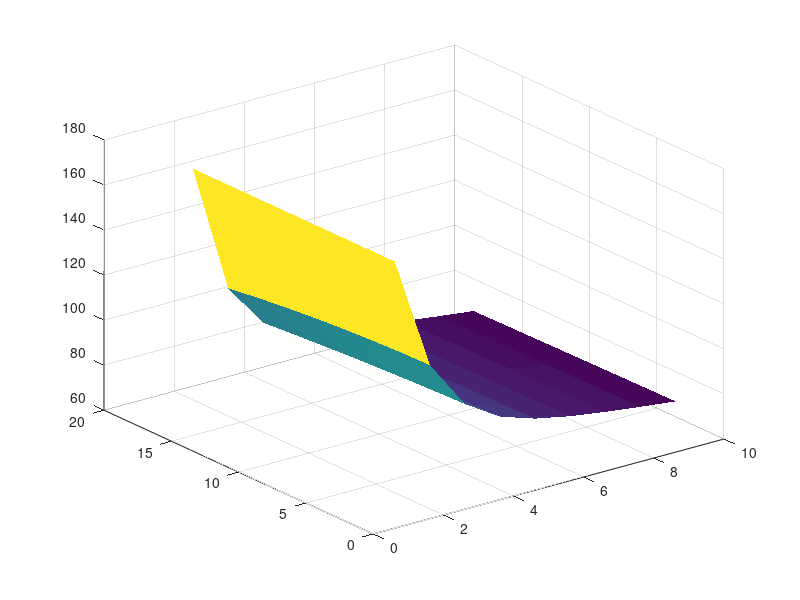

Source code (MATLAB):
clear all
clc
%% Define variables:
% Temperature - T is a matrix where each row is reserved for spatial 
% (x - position) variable and column is reserved for a temporal (t - time) 
% variable 
t_f = 80;                % Time for last data collection
dt = 10;                 % time descretization
dx = 0.1;                % space descretization
t = 0:dt:t_f;             % time variable
N = round(t_f/dt);       % number of timesteps 
J = round(1.5/dx);       % number of space-steps
T(1:J+1,1:N+1) = 0;      % Initialiazing Temperature matrix

%% Boundary conditions:
T(1:J+1,1) = 174.03;        % at time = 0 min, temp is in F
%Geeta's data
T(1,1:N+1) = 81.09.*exp(-0.09036.*t)+92.93.*exp(-0.002168.*t);  % variation with time at x=0 in (Interior)
T(J+1,1:N+1) = 80.35.*exp(-0.1156.*t)+93.69.*exp(-0.002442.*t); % variation with time at x=1.5 in (Exterior)

%% Solving the tridiagonal system of equations:
% System of equations:
% -nu*U_j-1 + (1+2*nu)*U_j - nu*U_j+1 = U_j^n+1, j = 2,3,...,J
% [A]{U} = {U^0}

nu = dt/dx^2;
A = full(gallery('tridiag',J-1,-nu,1+2*nu,-nu)); % Defining tridiagonal matrix

for k = 2:(N+1)
    T_rhs = T(2:J,k-1);                          % Declaring RHS of the system of equations
    T_rhs(1) = T_rhs(1) + nu*T(1,k);
    T_rhs(J-1) = T_rhs(J-1) + nu*T(J+1,k);
    T(2:J,k) = A\T_rhs;
end

surf(T,'EdgeColor','none')